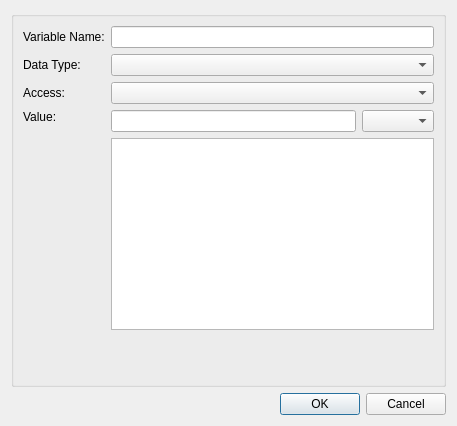
<?xml version="1.0" encoding="UTF-8"?>
<ui version="4.0">
 <class>DlgCreateVariable</class>
 <widget class="QDialog" name="DlgCreateVariable">
  <property name="geometry">
   <rect>
    <x>0</x>
    <y>0</y>
    <width>457</width>
    <height>426</height>
   </rect>
  </property>
  <property name="windowTitle">
   <string>Dialog</string>
  </property>
  <layout class="QVBoxLayout" name="verticalLayout">
   <item>
    <widget class="QGroupBox" name="groupBoxVariables">
     <property name="title">
      <string/>
     </property>
     <layout class="QVBoxLayout" name="verticalLayout_2">
      <item>
       <layout class="QGridLayout" name="gridLayout">
        <item row="0" column="0">
         <widget class="QLabel" name="labelName_4">
          <property name="layoutDirection">
           <enum>Qt::LeftToRight</enum>
          </property>
          <property name="text">
           <string>Variable Name:</string>
          </property>
          <property name="alignment">
           <set>Qt::AlignLeading|Qt::AlignLeft|Qt::AlignVCenter</set>
          </property>
         </widget>
        </item>
        <item row="0" column="1">
         <widget class="QLineEdit" name="lineEditVariableName">
          <property name="sizePolicy">
           <sizepolicy hsizetype="Expanding" vsizetype="Maximum">
            <horstretch>0</horstretch>
            <verstretch>0</verstretch>
           </sizepolicy>
          </property>
          <property name="alignment">
           <set>Qt::AlignLeading|Qt::AlignLeft|Qt::AlignTop</set>
          </property>
          <property name="readOnly">
           <bool>true</bool>
          </property>
         </widget>
        </item>
        <item row="1" column="0">
         <widget class="QLabel" name="labelID_6">
          <property name="text">
           <string>Data Type:</string>
          </property>
         </widget>
        </item>
        <item row="1" column="1">
         <widget class="QComboBox" name="comboBoxVariableType"/>
        </item>
        <item row="2" column="0">
         <widget class="QLabel" name="labelID_7">
          <property name="text">
           <string>Access:</string>
          </property>
         </widget>
        </item>
        <item row="2" column="1">
         <widget class="QComboBox" name="comboBoxVariableAccess"/>
        </item>
        <item row="3" column="0">
         <widget class="QLabel" name="labelID_5">
          <property name="text">
           <string>Value:</string>
          </property>
          <property name="alignment">
           <set>Qt::AlignLeading|Qt::AlignLeft|Qt::AlignTop</set>
          </property>
         </widget>
        </item>
        <item row="3" column="1">
         <layout class="QGridLayout" name="gridLayout_6">
          <item row="0" column="0">
           <widget class="QLineEdit" name="lineEditVariableValue">
            <property name="enabled">
             <bool>true</bool>
            </property>
            <property name="readOnly">
             <bool>false</bool>
            </property>
           </widget>
          </item>
          <item row="0" column="1">
           <widget class="QComboBox" name="comboBoxVariableValue">
            <property name="enabled">
             <bool>true</bool>
            </property>
           </widget>
          </item>
          <item row="1" column="0" colspan="2">
           <widget class="QPlainTextEdit" name="plainTextEditVariableValue">
            <property name="enabled">
             <bool>true</bool>
            </property>
           </widget>
          </item>
         </layout>
        </item>
       </layout>
      </item>
      <item>
       <spacer name="verticalSpacer">
        <property name="orientation">
         <enum>Qt::Vertical</enum>
        </property>
        <property name="sizeHint" stdset="0">
         <size>
          <width>20</width>
          <height>23</height>
         </size>
        </property>
       </spacer>
      </item>
     </layout>
    </widget>
   </item>
   <item>
    <widget class="QDialogButtonBox" name="buttonBox">
     <property name="orientation">
      <enum>Qt::Horizontal</enum>
     </property>
     <property name="standardButtons">
      <set>QDialogButtonBox::Cancel|QDialogButtonBox::Ok</set>
     </property>
    </widget>
   </item>
  </layout>
 </widget>
 <resources/>
 <connections>
  <connection>
   <sender>buttonBox</sender>
   <signal>accepted()</signal>
   <receiver>DlgCreateVariable</receiver>
   <slot>accept()</slot>
   <hints>
    <hint type="sourcelabel">
     <x>248</x>
     <y>254</y>
    </hint>
    <hint type="destinationlabel">
     <x>157</x>
     <y>274</y>
    </hint>
   </hints>
  </connection>
  <connection>
   <sender>buttonBox</sender>
   <signal>rejected()</signal>
   <receiver>DlgCreateVariable</receiver>
   <slot>reject()</slot>
   <hints>
    <hint type="sourcelabel">
     <x>316</x>
     <y>260</y>
    </hint>
    <hint type="destinationlabel">
     <x>286</x>
     <y>274</y>
    </hint>
   </hints>
  </connection>
 </connections>
</ui>
